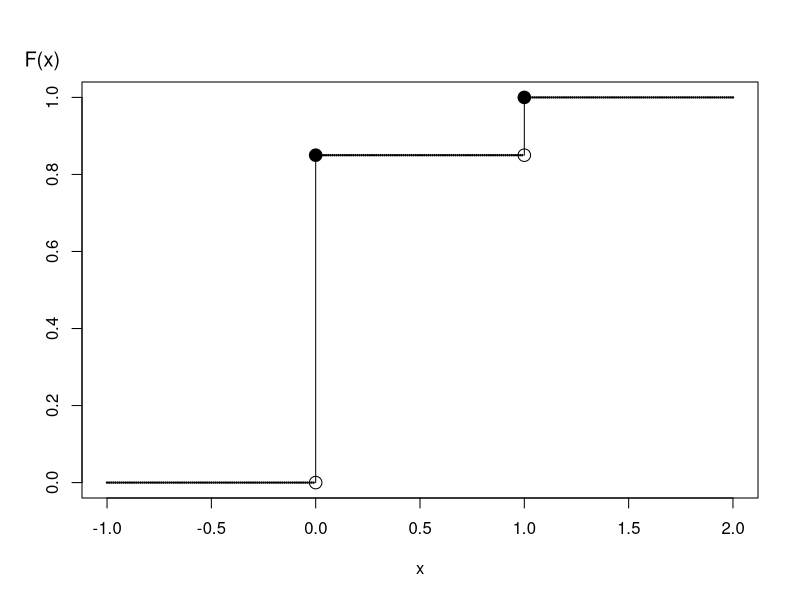
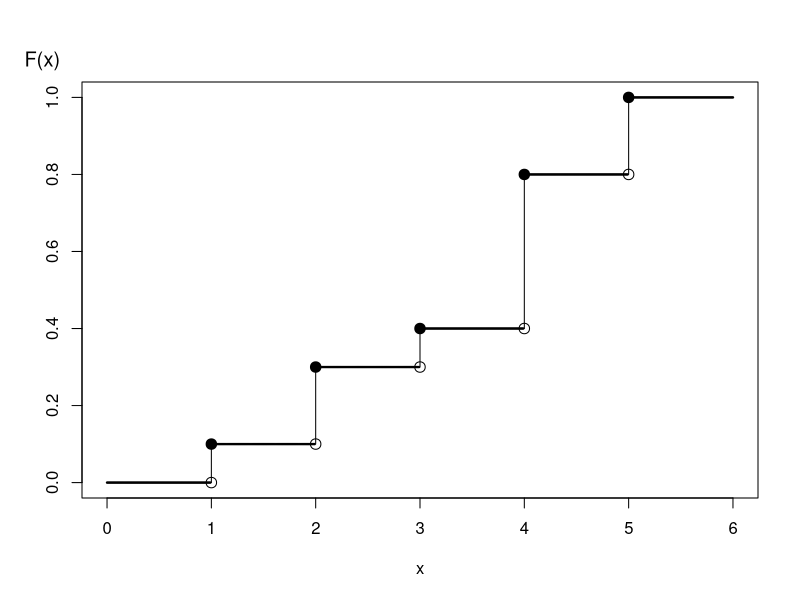
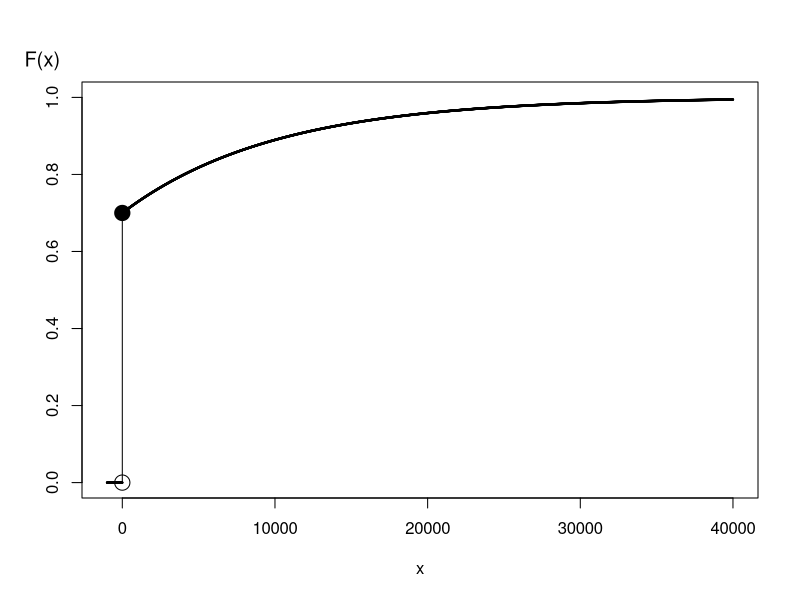
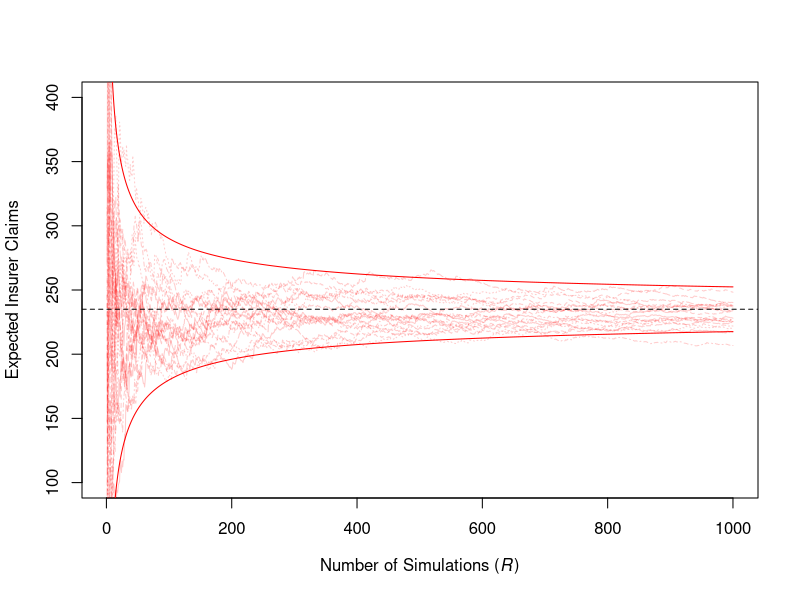
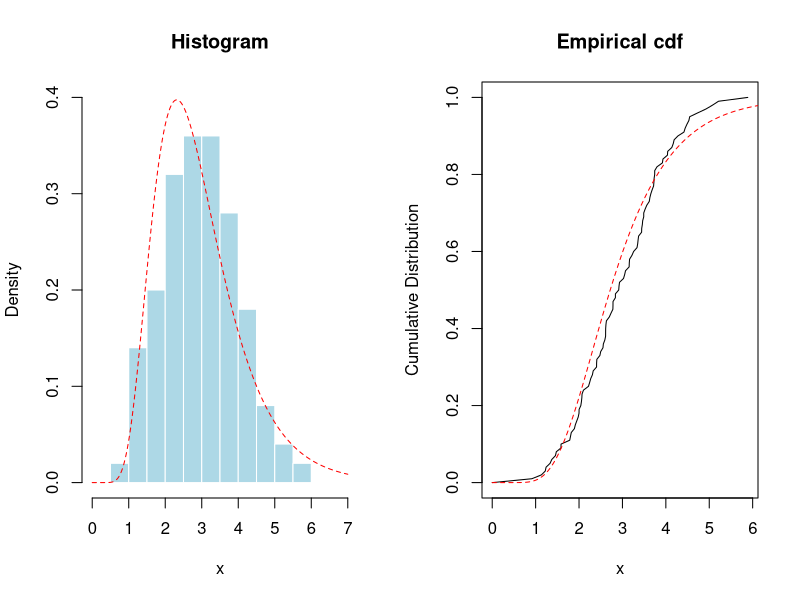
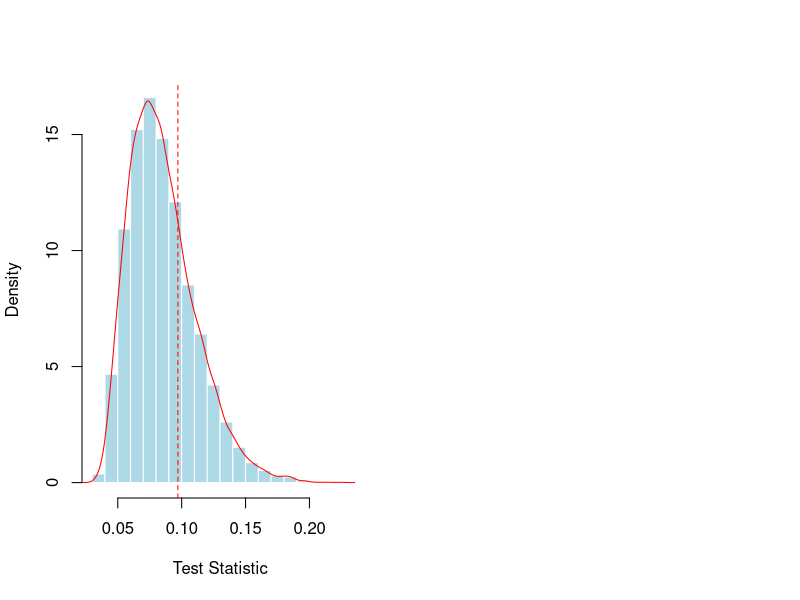

The R source for these figures, in order:
## ---- chunk 1
set.seed(2017)
U <- runif(3)
knitr::kable(U, digits=5, align = "c", col.names = "Uniform")
## ---- chunk 2
set.seed(2017)
U <- runif(3)
X1 <- -10*log(1-U)
set.seed(2017)
X2 <- rexp(3, rate = 1/10)
## ---- chunk 3
outmat <- cbind(U,X1,X2)
colnames(outmat) <- c("Uniform","Exponential 1", "Exponential 2")
knitr::kable(outmat, digits=5)
## ---- chunk 4
time = seq(-1,2,0.01)
Ftime = c(rep(0,100),rep(.85,100),rep(1,101))

plot(time,Ftime, ylim=c(0,1), xlab="x",ylab="",pch=19, cex=.2)#,type="l")
mtext("F(x)", side=2, at=1.1, las=1, cex=1.2, adj=1.6)
segments(0,0,0,0.85)#,code=4)
segments(1,0.85,1,1)#,code=4)
symbols(0,.85,circles=.03, add=TRUE,bg="black",inches=FALSE)
symbols(0,0,circles=.03, add=TRUE,inches=FALSE)
symbols(1,.85,circles=.03, add=TRUE,inches=FALSE)
symbols(1,1,circles=.03, add=TRUE,bg="black",inches=FALSE)
## ---- chunk 5
set.seed(2017)
U <- runif(3)
X <- 1*(U > 0.85)
## ---- chunk 6
outmat <- cbind(U,X)
colnames(outmat) <- c("Uniform","Binary X")
knitr::kable(outmat, digits=5)
## ---- chunk 7
time <- 1:5
probs <- c(0.1,0.2,0.1, 0.4, 0.2)
df <- cumsum(probs)
outmat <- rbind(time, probs, df)
rownames(outmat) <- c("Time","Probability","Distribution Function $F(x)$    ")
knitr::kable(outmat, align=c('rrrrr'), col.names = rep("$~~~~~~~~~~$",5))
## ---- chunk 8
time = seq(0,6,0.01)
Ftime = c(rep(0,100),rep(0.1,100),rep(0.3,100),rep(0.4,100),
          rep(0.8,100),rep(1,101))
plot(time,Ftime, ylim=c(0,1), xlab="x",ylab="",pch=19, cex=.2)#,type="l")
mtext("F(x)", side=2, at=1.1, las=1, cex=1.2, adj=1.6)
segments(1,0,1,0.1)#,code=4)
segments(2,0.1,2,.3)#,code=4)
segments(3,0.3,3,.4)#,code=4)
segments(4,0.4,4,.8)#,code=4)
segments(5,0.8,5,1)#,code=4)

symbols(1,0,circles=.05, add=TRUE,inches=FALSE)
symbols(1,.1,circles=.05, add=TRUE,bg="black",inches=FALSE)
symbols(2,.1,circles=.05, add=TRUE,inches=FALSE)
symbols(2,.3,circles=.05, add=TRUE,bg="black",inches=FALSE)
symbols(3,.3,circles=.05, add=TRUE,inches=FALSE)
symbols(3,.4,circles=.05, add=TRUE,bg="black",inches=FALSE)
symbols(4,.4,circles=.05, add=TRUE,inches=FALSE)
symbols(4,.8,circles=.05, add=TRUE,bg="black",inches=FALSE)
symbols(5,.8,circles=.05, add=TRUE,inches=FALSE)
symbols(5,1,circles=.05, add=TRUE,bg="black",inches=FALSE)
## ---- chunk 9
time = seq(-1000,40000,10)
Ftime = 1 - .3*exp(-0.0001*time)
Ftime = Ftime*(time>0)
plot(time,Ftime, ylim=c(0,1), xlab="x",ylab="",pch=19, cex=.2)#,xaxt="n")
#axis(1, at=seq(0,40000, by=10000), font=10, cex=0.005, tck=0.01)
mtext("F(x)", side=2, at=1.1, las=1, cex=1.2, adj=1.6)
segments(0,0,0,0.7)#,code=4)
symbols(0,0,circles=500, add=TRUE,inches=FALSE)
symbols(0,.7,circles=500, add=TRUE,bg="black",inches=FALSE)
## ---- chunk 10
# For the gamma distributions, use
alpha1 <- 2;      theta1 <- 100
alpha2 <- 2;      theta2 <- 200
# Deductibles
M <- 400

nSim <- 1e6  #number of simulations
## ---- chunk 11

# Simulate the risks
nSim <- 1e6  #number of simulations
set.seed(2017) #set seed to reproduce work 
X1 <- rgamma(nSim,alpha1,scale = theta1)  
X2 <- rgamma(nSim,alpha2,scale = theta2)  

# Portfolio Risks
X         <- X1 + X2 
Yretained <- pmin(X, M)
Yinsurer  <- X - Yretained
## ---- chunk 12
# Expected Claim Amounts
ExpVec <- t(as.matrix(c(mean(Yretained),mean(Yinsurer),mean(X))))
sdVec <- t(as.matrix(c(sd(Yretained),sd(Yinsurer),sd(X))))
outMat <- rbind(ExpVec, sdVec)
colnames(outMat) <- c("Retained", "Insurer","Total")
row.names(outMat) <- c("Mean","Standard Deviation")
round(outMat,digits=2)
## ---- chunk 13
round(outMat,digits=2)
## ---- chunk 14
Yinsurefct <- function(numSim){
X1 <- rgamma(numSim,alpha1,scale = theta1)  
X2 <- rgamma(numSim,alpha2,scale = theta2)  
# Portfolio Risks
X         <- X1 + X2 
Yinsurer <- X - pmin(X, M)
return(Yinsurer)
}
R <- 1e3
nPath <- 20
set.seed(2017)
simU <- matrix(Yinsurefct(R*nPath),R,nPath)
sumP2 <- apply(simU, 2, cumsum)/(1:R)
## ---- chunk 15
matplot(1:R,sumP2[,1:20],type="l",col=rgb(1,0,0,.2), ylim=c(100, 400),
        xlab=expression(paste("Number of Simulations (", italic('R'), ")")), ylab="Expected Insurer Claims")
abline(h=mean(Yinsurer),lty=2)
bonds <- cbind(1.96*sd(Yinsurer)*sqrt(1/(1:R)),-1.96*sd(Yinsurer)*sqrt(1/(1:R)))
matlines(1:R,bonds+mean(Yinsurer),col="red",lty=1)
## ---- chunk 16
true_value <- integrate(function(x) 1/(pi*(1+x^2)),lower=2,upper=Inf)$value
## ---- chunk 17
Q <- function(u) tan(pi*(u-.5))
R <- 1e6
set.seed(1)
X <- Q(runif(R))
p1 <- mean(X>2)
se.p1 <- sd(X>2)/sqrt(R)
p1
se.p1
## ---- chunk 18
set.seed(1)
p2 <- mean(abs(Q(runif(R)))>2)/2
se.p2 <- sd(abs(Q(runif(R)))>2)/(2*sqrt(R))
## ---- chunk 19
h <- function(x) 2/(pi*(1+x^2))
set.seed(1)
p3 <- .5-mean(h(2*runif(R)))
se.p3 <- sd(h(2*runif(R)))/sqrt(R)
## ---- chunk 20
set.seed(1)
h4 <- function(x) 1/(2*pi*(1+x^2))
p4 <- mean(h4(runif(R)/2))
se.p4 <- sd(h4(runif(R)/2))/sqrt(R)
## ---- chunk 21
library(htmlTable)
x1 <- c(
  "$p_1$", 
  "$\\frac{1}{R}\\sum_{i=1}^R \\mathrm{I}(F^{-1}(U_i)>2)$",
   "$~~~~~~F^{-1}(u)=\\tan \\left( \\pi(u-0.5) \\right)~~~~~~~$",round(c(p1,se.p1),digits=6))
x2 <- c(
  "$p_2$", 
  "$\\frac{1}{2R}\\sum_{i=1}^R \\mathrm{I}(|F^{-1}(U_i)|>2)$",
   "$F^{-1}(u)=\\tan \\left( \\pi(u-0.5) \\right)$",round(c(p2,se.p2),digits=6))
x3 <- c(
  "$p_3$", 
  "$\\frac{1}{2}-\\frac{1}{R}\\sum_{i=1}^R h_3(2U_i)$",
"$h_3(x)=\\frac{2}{\\pi(1+x^2)}$",round(c(p3,se.p3),digits=6))
x4 <- c(
  "$p_4$", 
  "$\\frac{1}{R}\\sum_{i=1}^R h_4(U_i/2)$",
  "$h_4(x)=\\frac{1}{2\\pi(1+x^2)}$",format(round(c(p4,se.p4),digits=6), scientific = FALSE))
outMat <- rbind(x1,x2,x3,x4)
rownames(outMat) <- NULL
htmlTable(outMat, header =  c("Estimator", "Definition",
                            "Support Function", "Estimate", " Standard Error"),
          caption = "Table 6.1. Summary of Four Choices to Approximate $\\Pr[X>2]$. ",
          align = "cccrr")     
## ---- chunk 22
set.seed(1)
n <- 100
x <- rgamma(n, 6, 2)

u=seq(0,7,by=.01)
vx = c(0,sort(x))
vy = (0:n)/n
## ---- chunk 23
par(mfrow=c(1,2))
hist(x,probability = TRUE,main="Histogram", col="light blue",border="white",xlim=c(0,7),ylim=c(0,.4))
lines(u,dlnorm(u,1,.4),col="red",lty=2)
plot(vx,vy,type="l",xlab="x",ylab="Cumulative Distribution",main="Empirical cdf")
lines(u,plnorm(u,1,.4),col="red",lty=2)
## ---- chunk 24
# test statistic
D <- function(data, F0){
   F <- Vectorize(function(x) mean((data<=x)))
   n <- length(data)
   x <- sort(data)
   d1=abs(F(x+1e-6)-F0(x+1e-6))
   d2=abs(F(x-1e-6)-F0(x-1e-6))
   return(max(c(d1,d2)))
}
D(x,function(x) plnorm(x,1,.4))
## ---- chunk 25
ks.test(x, plnorm, mean=1, sd=0.4)
## ---- chunk 26
ns <- 1e4
d_KS <- rep(NA,ns)
# compute the test statistics for a large (ns) number of simulated samples
for(s in 1:ns) d_KS[s] <- D(rlnorm(n,1,.4),function(x) plnorm(x,1,.4))

mean(d_KS>D(x,function(x) plnorm(x,1,.4)))
## ---- chunk 27
hist(d_KS,probability = TRUE,col="light blue",border="white",xlab="Test Statistic",main="")
lines(density(d_KS),col="red")
abline(v=D(x,function(x) plnorm(x,1,.4)),lty=2,col="red")
